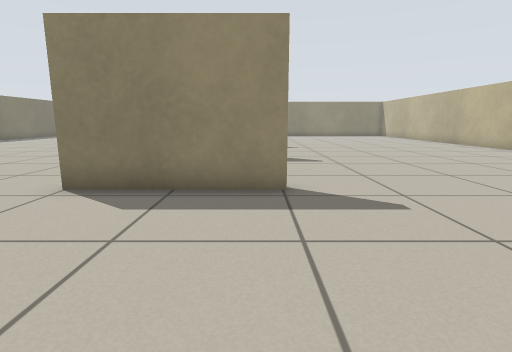
[1] (above)

20 first-person views from a walk through a Stage world. The camera is 0.61 m above the floor, tilts 10° down and sees 80° across. Floor lines are 1 m apart. The floor is counted in squares, 0.5 m on a side. Each view is taken from the middle of a square. On the plan, view 1 faces up. The plan holds only what a view shows up to about 13 squares ahead; the rest is blank. The robots in the file are not drawn.

[2]
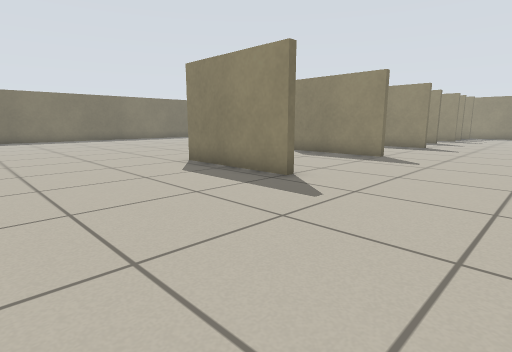

[3]
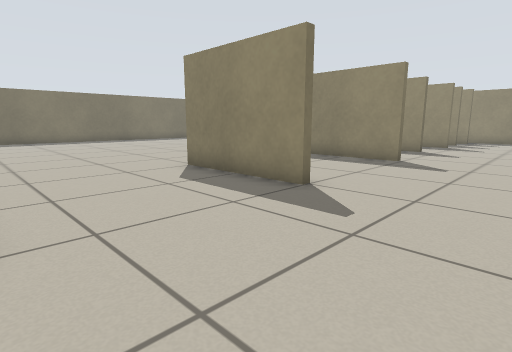

[4]
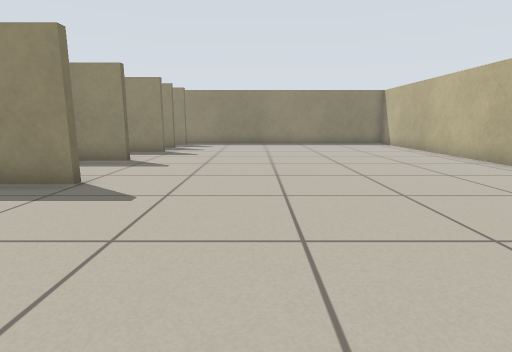

[5]
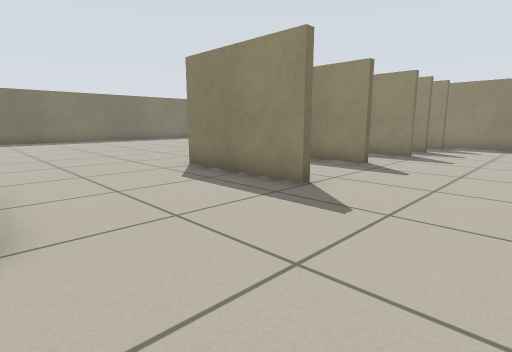

[6]
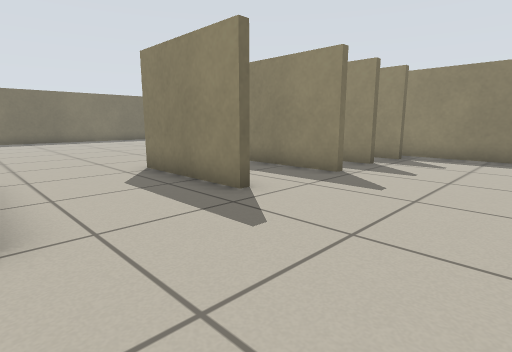

[7]
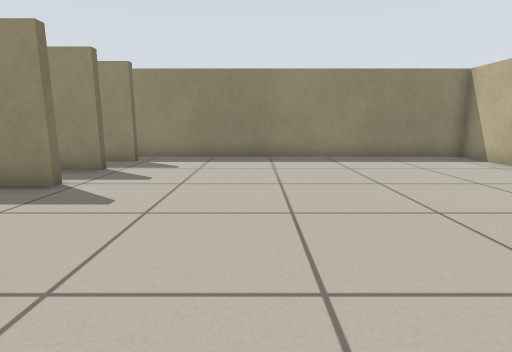

[8]
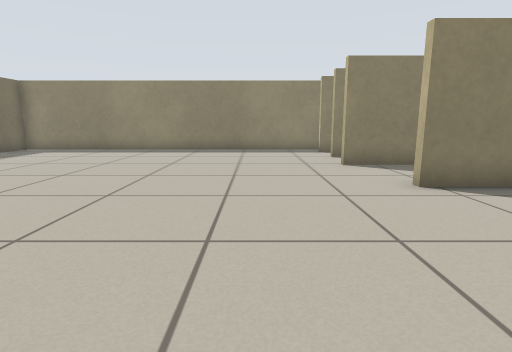

[9]
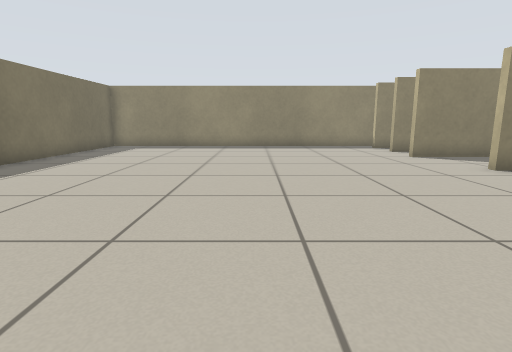

[10]
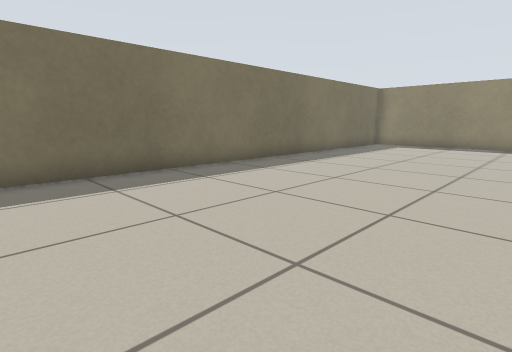

[11]
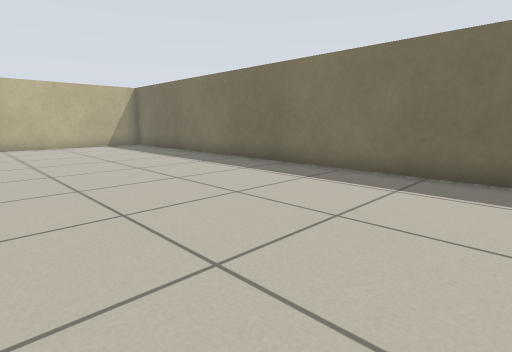

[12]
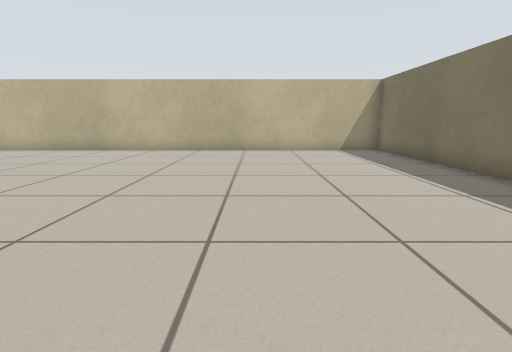

[13]
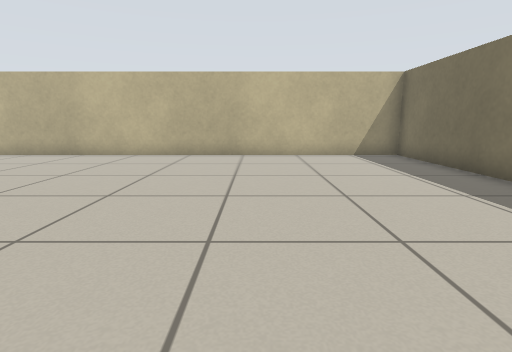

[14]
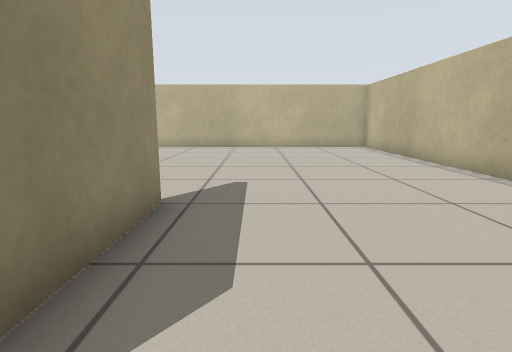

[15]
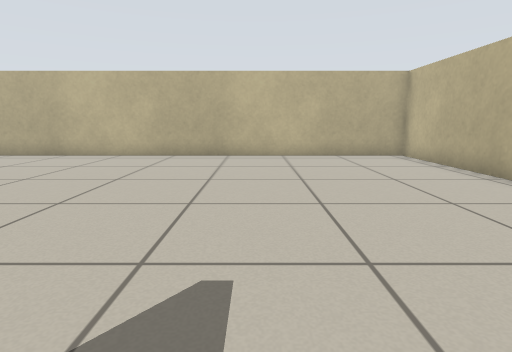

[16]
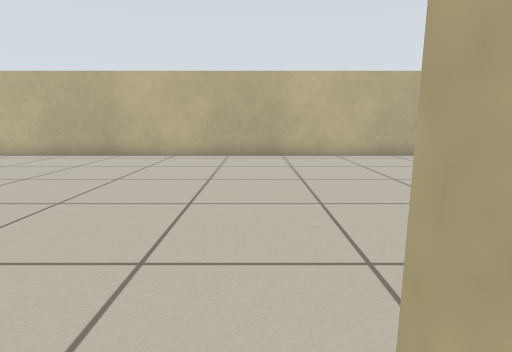

[17]
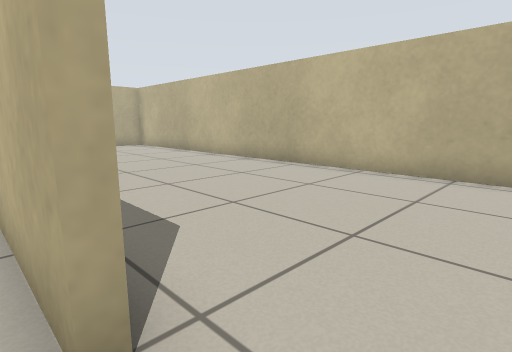

[18]
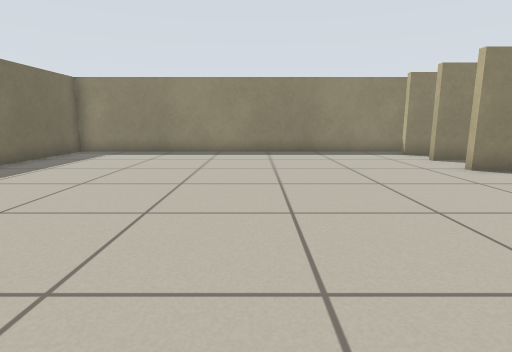

[19]
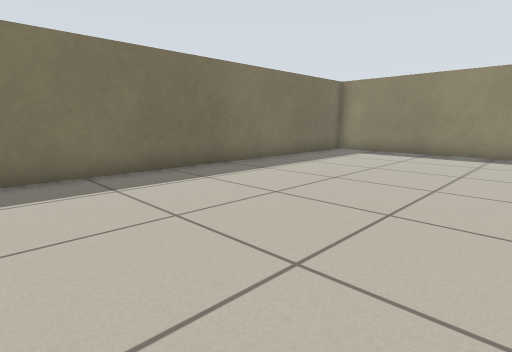

[20]
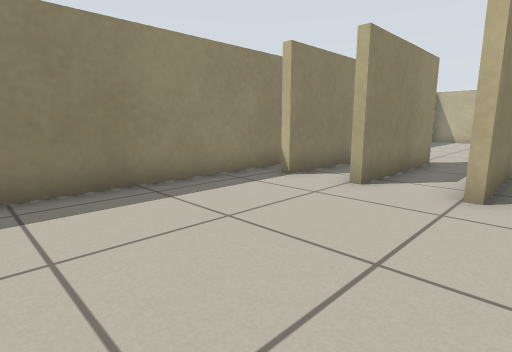

### Floor plan
Points are (right, up) in squares from view 1. A wall is a line through its corners. A room is listed if a view was taken in it or the views show most of it. See-through windows are left out.
Room 1 (views 1, 2, 3, 4, 5, 6, 7, 8, 9, 10, 11, 12, 13, 14, 15, 16, 17, 18, 19, 20)
walls: (0.5, 10.8) (-3.6, 10.8); (0.5, 15.9) (-3.8, 15.9); (-3.6, 5.7) (0.6, 5.7); (0, 19.7) (-4, 19.7); (0.6, 5.5) (-3.6, 5.5); (0.2, 22.7) (-4.5, 22.7); (0.1, 24.7) (-4.4, 24.7); (-3.1, 27.7) (-17.3, 27.7) (-17.3, -1.4) (11.2, -1.4) (11.2, 15.5); (11.2, 18.5) (11.2, 23.5); (11.2, 25.5) (11.2, 27.7) (-0.2, 27.7)

Where each view was taken, in squares from view 1:
view 1: 0 up, 0 right, facing up
view 2: 0 up, 5 right, facing up-left
view 3: 6 up, 4 right, facing up-left
view 4: 10 up, 4 right, facing up
view 5: 11 up, 4 right, facing up-left
view 6: 16 up, 4 right, facing up-left
view 7: 17 up, 4 right, facing up
view 8: 14 up, 7 left, facing up
view 9: 12 up, 10 left, facing up
view 10: 11 up, 10 left, facing up-left
view 11: 15 up, 10 left, facing down-left
view 12: 12 up, 12 left, facing down
view 13: 10 up, 12 left, facing down
view 14: 4 up, 4 left, facing right
view 15: 4 up, 0 right, facing right
view 16: 6 up, 0 right, facing right
view 17: 6 up, 5 left, facing down-right
view 18: 15 up, 10 left, facing up
view 19: 15 up, 10 left, facing up-left
view 20: 22 up, 10 left, facing up-right
